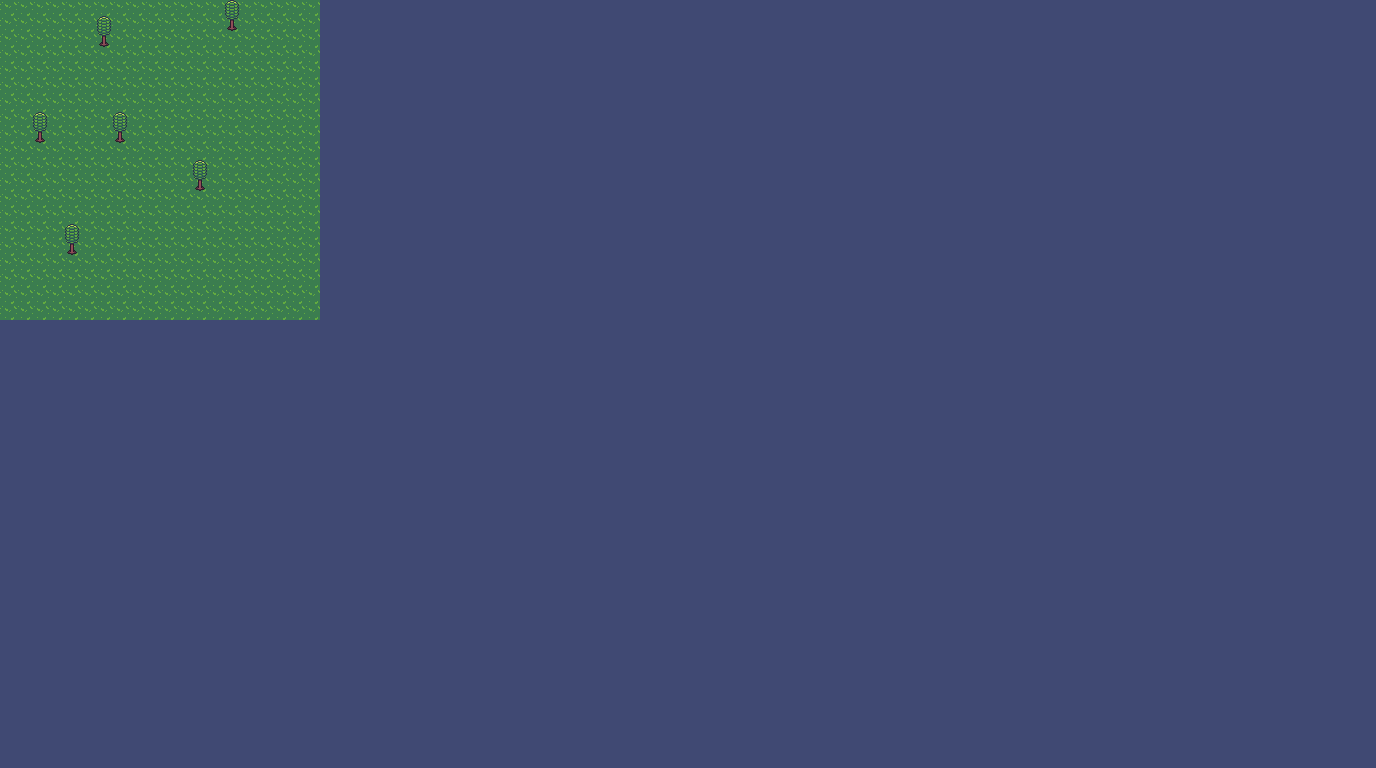

Tiled map render using the project's own tile images. Description and the map definition, with tile-layer contents summarised, below:
An orthogonal 86x48 tile map with 16x16 px tiles, 3 tile layers (floor, walls, layer_1).

<map version="1.8" tiledversion="1.8.2" orientation="orthogonal" renderorder="right-down" width="86" height="48" tilewidth="16" tileheight="16" infinite="0" nextlayerid="4" nextobjectid="1">
 <tileset firstgid="1" name="outdoors" tilewidth="16" tileheight="16" tilecount="841" columns="29">
  <image source="outdoors.png" width="464" height="464" />
 </tileset>
 <layer id="1" name="floor" width="86" height="48">
  <data>[4128 cells, 4128 non-empty, 2 distinct tile ids]</data>
 </layer>
 <layer id="2" name="walls" width="86" height="48">
  <data>[4128 cells, 6 non-empty, 1 distinct tile ids]</data>
 </layer>
 <layer id="3" name="layer_1" width="86" height="48">
  <data>[4128 cells, 6 non-empty, 1 distinct tile ids]</data>
 </layer>
</map>
